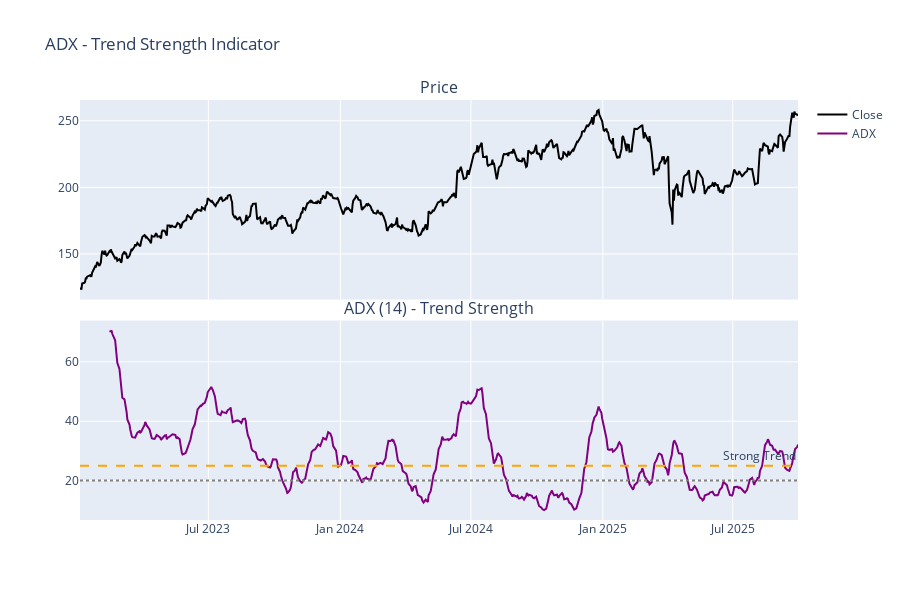

The code cell stored with this chart in its notebook:
### Markdown cell above
## 3. ADX - Average Directional Index

Measures trend strength regardless of direction (0-100). >25 = strong trend, <20 = weak/ranging. Does NOT indicate direction.

### Code cell
df['adx'] = calculate_adx(df, period=14)

fig = make_subplots(rows=2, cols=1, shared_xaxes=True, vertical_spacing=0.05,
                    subplot_titles=('Price', 'ADX (14) - Trend Strength'))

fig.add_trace(go.Scatter(x=df['date'], y=df['close'], name='Close', line=dict(color='black')), row=1, col=1)

fig.add_trace(go.Scatter(x=df['date'], y=df['adx'], name='ADX', line=dict(color='purple')), row=2, col=1)
fig.add_hline(y=25, line_dash="dash", line_color="orange", row=2, col=1, annotation_text="Strong Trend")
fig.add_hline(y=20, line_dash="dot", line_color="gray", row=2, col=1)

fig.update_layout(height=600, title_text="ADX - Trend Strength Indicator")
fig.show()

print(f"ADX mean: {df['adx'].mean():.2f}")
print(f"Strong trend periods (>25): {(df['adx'] > 25).sum()} days")

### Figure 1 — Plotly figure (JSON) as saved in the notebook; plotly's stock layout.template omitted (floating-point values rounded to 4 significant figures; data arrays with more than 128 entries replaced by an {"elided": "..."} marker saying what was removed)
{"data": [{"line": {"color": "black"}, "name": "Close", "type": "scatter", "x": {"elided": "688 str values"}, "xaxis": "x", "y": {"elided": "688 float values"}, "yaxis": "y"}, {"line": {"color": "purple"}, "name": "ADX", "type": "scatter", "x": {"elided": "688 str values"}, "xaxis": "x2", "y": {"elided": "688 float values"}, "yaxis": "y2"}], "layout": {"annotations": [{"font": {"size": 16}, "showarrow": false, "text": "Price", "x": 0.5, "xanchor": "center", "xref": "paper", "y": 1, "yanchor": "bottom", "yref": "paper"}, {"font": {"size": 16}, "showarrow": false, "text": "ADX (14) - Trend Strength", "x": 0.5, "xanchor": "center", "xref": "paper", "y": 0.475, "yanchor": "bottom", "yref": "paper"}, {"showarrow": false, "text": "Strong Trend", "x": 1, "xanchor": "right", "xref": "x2 domain", "y": 25, "yanchor": "bottom", "yref": "y2"}], "height": 600, "shapes": [{"line": {"color": "orange", "dash": "dash"}, "type": "line", "x0": 0, "x1": 1, "xref": "x2 domain", "y0": 25, "y1": 25, "yref": "y2"}, {"line": {"color": "gray", "dash": "dot"}, "type": "line", "x0": 0, "x1": 1, "xref": "x2 domain", "y0": 20, "y1": 20, "yref": "y2"}], "title": {"text": "ADX - Trend Strength Indicator"}, "xaxis": {"anchor": "y", "domain": [0, 1], "matches": "x2", "showticklabels": false}, "xaxis2": {"anchor": "y2", "domain": [0, 1]}, "yaxis": {"anchor": "x", "domain": [0.525, 1]}, "yaxis2": {"anchor": "x2", "domain": [0, 0.475]}}}
